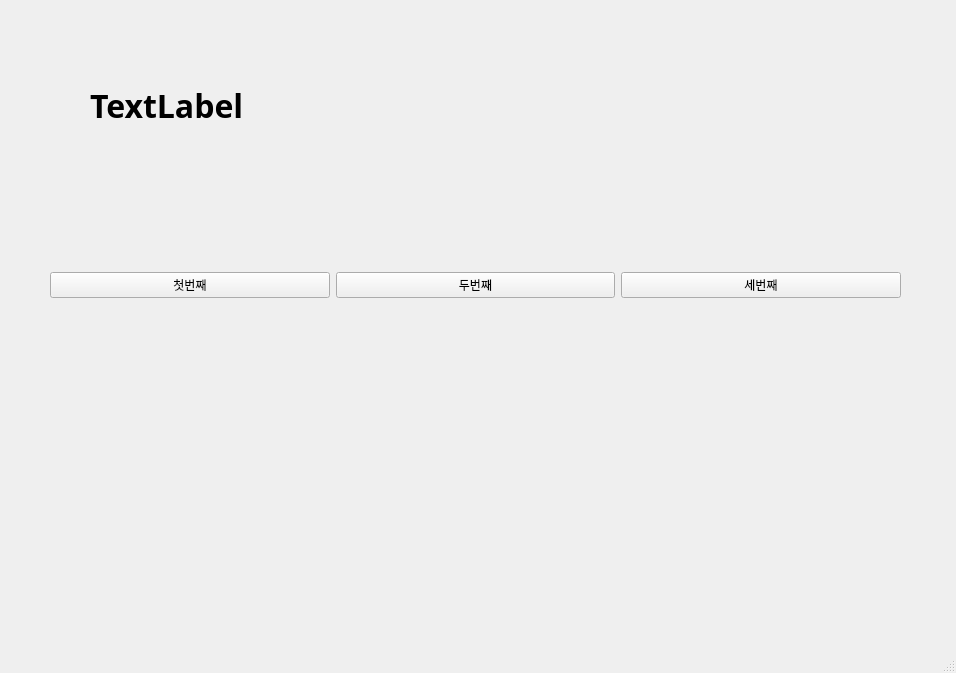
<?xml version="1.0" encoding="UTF-8"?>
<ui version="4.0">
 <class>MainWindow</class>
 <widget class="QMainWindow" name="MainWindow">
  <property name="geometry">
   <rect>
    <x>0</x>
    <y>0</y>
    <width>956</width>
    <height>673</height>
   </rect>
  </property>
  <property name="windowTitle">
   <string>MainWindow</string>
  </property>
  <widget class="QWidget" name="centralwidget">
   <widget class="QWidget" name="horizontalLayoutWidget">
    <property name="geometry">
     <rect>
      <x>50</x>
      <y>220</y>
      <width>851</width>
      <height>131</height>
     </rect>
    </property>
    <layout class="QHBoxLayout" name="horizontalLayout">
     <item>
      <widget class="QPushButton" name="pushButton_3">
       <property name="text">
        <string>첫번째</string>
       </property>
      </widget>
     </item>
     <item>
      <widget class="QPushButton" name="pushButton_2">
       <property name="text">
        <string>두번째</string>
       </property>
      </widget>
     </item>
     <item>
      <widget class="QPushButton" name="pushButton">
       <property name="text">
        <string>세번째</string>
       </property>
      </widget>
     </item>
    </layout>
   </widget>
   <widget class="QLabel" name="label">
    <property name="geometry">
     <rect>
      <x>90</x>
      <y>60</y>
      <width>801</width>
      <height>91</height>
     </rect>
    </property>
    <property name="font">
     <font>
      <family>맑은 고딕</family>
      <pointsize>24</pointsize>
      <weight>75</weight>
      <bold>true</bold>
     </font>
    </property>
    <property name="text">
     <string>TextLabel</string>
    </property>
   </widget>
  </widget>
  <widget class="QMenuBar" name="menubar">
   <property name="geometry">
    <rect>
     <x>0</x>
     <y>0</y>
     <width>956</width>
     <height>21</height>
    </rect>
   </property>
  </widget>
  <widget class="QStatusBar" name="statusbar"/>
 </widget>
 <resources/>
 <connections>
  <connection>
   <sender>pushButton_3</sender>
   <signal>clicked()</signal>
   <receiver>MainWindow</receiver>
   <slot>firstClick()</slot>
   <hints>
    <hint type="sourcelabel">
     <x>170</x>
     <y>305</y>
    </hint>
    <hint type="destinationlabel">
     <x>242</x>
     <y>376</y>
    </hint>
   </hints>
  </connection>
  <connection>
   <sender>pushButton_2</sender>
   <signal>clicked()</signal>
   <receiver>MainWindow</receiver>
   <slot>secondClick()</slot>
   <hints>
    <hint type="sourcelabel">
     <x>440</x>
     <y>311</y>
    </hint>
    <hint type="destinationlabel">
     <x>513</x>
     <y>374</y>
    </hint>
   </hints>
  </connection>
  <connection>
   <sender>pushButton</sender>
   <signal>clicked()</signal>
   <receiver>MainWindow</receiver>
   <slot>thirdClick()</slot>
   <hints>
    <hint type="sourcelabel">
     <x>731</x>
     <y>311</y>
    </hint>
    <hint type="destinationlabel">
     <x>810</x>
     <y>371</y>
    </hint>
   </hints>
  </connection>
 </connections>
 <slots>
  <slot>firstClick()</slot>
  <slot>secondClick()</slot>
  <slot>thirdClick()</slot>
 </slots>
</ui>
